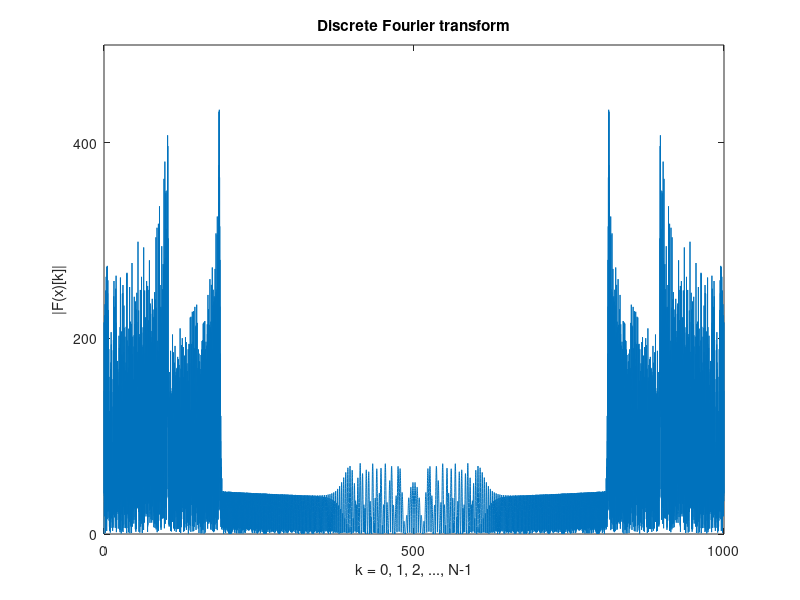

This figure's MATLAB source:
% signal_dft.m
%%%%%%%%%%%%%%%%%%%%%%
fs=1000;
Ts=1/fs;
N=12000;
t=(0:N-1)*Ts;
s=sin(2*t.*(t-3).*(t-6).*(t-9).*(t-12));
%%%%%%%%%%%%%%%%%%%%
%
% discrete Fourier transform 
%
%%%%%%%%%%%%%%%%%%%%
hat = fft(s); 
g = abs(hat);
k = (0:N-1)*(100/N);
plot(k,g);
title('Discrete Fourier transform');
xlabel('k = 0, 1, 2, ..., N-1');
xticks([0 50 100])
xticklabels({'0','500','1000'})
ylabel('|F(x)[k]|');
yticks([0 200 400]);

